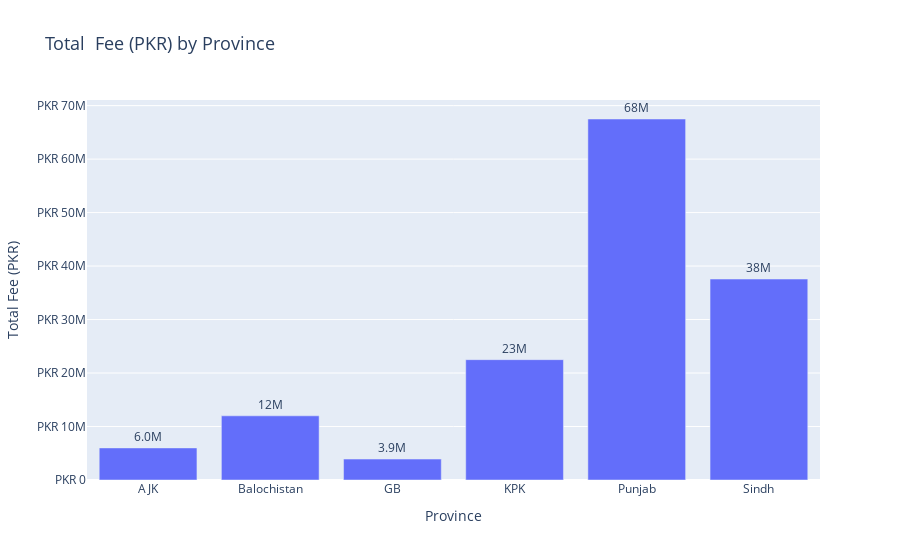

The notebook cell this image was saved under:
### Code cell
# Calculating total fee assuming every student pays PKR 1500
df['Total Fee'] = df['Total Institutions'] * 1500

#  Grouping by Province to sum total fees
df_bar = df.groupby('Province')['Total Fee'].sum().reset_index()

# Plotting with Plotly
import plotly.express as px
fig = px.bar(df_bar, x='Province', y='Total Fee',
             title='Total  Fee (PKR) by Province',
             labels={'Total Fee': 'Total Fee (PKR)', 'Province': 'Province'},
             text='Total Fee')

fig.update_layout(xaxis_title='Province', yaxis_title='Total Fee (PKR)',
                  title_font_size=18, yaxis_tickprefix='PKR ')
fig.update_traces(texttemplate='%{text:.2s}', textposition='outside')
fig.write_image("total_fee_by_province.png")

fig.show()

### Figure 1 — Plotly figure (JSON) as saved in the notebook; plotly's stock layout.template omitted (floating-point values rounded to 4 significant figures)
{"data": [{"hovertemplate": "Province=%{x}<br>Total Fee (PKR)=%{text}<extra></extra>", "legendgroup": "", "marker": {"color": "#636efa", "pattern": {"shape": ""}}, "name": "", "orientation": "v", "showlegend": false, "text": [6000000.0, 12000000.0, 3914000.0, 22500000.0, 67500000.0, 37580000.0], "textposition": "outside", "texttemplate": "%{text:.2s}", "type": "bar", "x": ["AJK", "Balochistan", "GB", "KPK", "Punjab", "Sindh"], "xaxis": "x", "y": [6000000, 12000000, 3913500, 22500000, 67500000, 37575000], "yaxis": "y"}], "layout": {"barmode": "relative", "legend": {"tracegroupgap": 0}, "title": {"font": {"size": 18}, "text": "Total  Fee (PKR) by Province"}, "xaxis": {"anchor": "y", "domain": [0, 1], "title": {"text": "Province"}}, "yaxis": {"anchor": "x", "domain": [0, 1], "tickprefix": "PKR ", "title": {"text": "Total Fee (PKR)"}}}}
